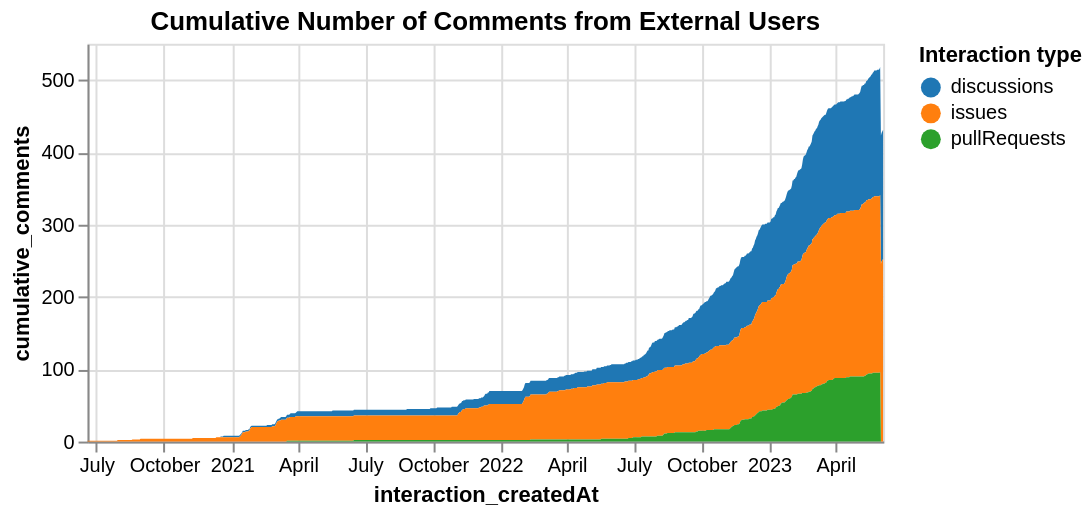

This figure's Vega-Lite source:
### Vega-Lite specification from a JSON file in a GitHub repository (floating-point values rounded to 4 significant figures; data arrays with more than 128 entries replaced by an {"elided": "..."} marker saying what was removed)
{"config": {"view": {"continuousWidth": 400, "continuousHeight": 300}}, "data": {"name": "data-3dd81a19cd0da2f7248b1d2b33d9ba23"}, "mark": "area", "encoding": {"color": {"field": "interaction_type", "legend": {"orient": "right"}, "scale": {"scheme": "category10"}, "title": "Interaction type", "type": "nominal"}, "tooltip": [{"field": "interaction_createdAt", "type": "temporal"}, {"field": "cumulative_comments", "type": "quantitative"}], "x": {"field": "interaction_createdAt", "type": "temporal"}, "y": {"field": "cumulative_comments", "type": "quantitative"}}, "height": 200, "title": "Cumulative Number of Comments from External Users", "$schema": "https://vega.github.io/schema/vega-lite/v4.17.0.json", "datasets": {"data-3dd81a19cd0da2f7248b1d2b33d9ba23": {"elided": "2790 records"}}}
